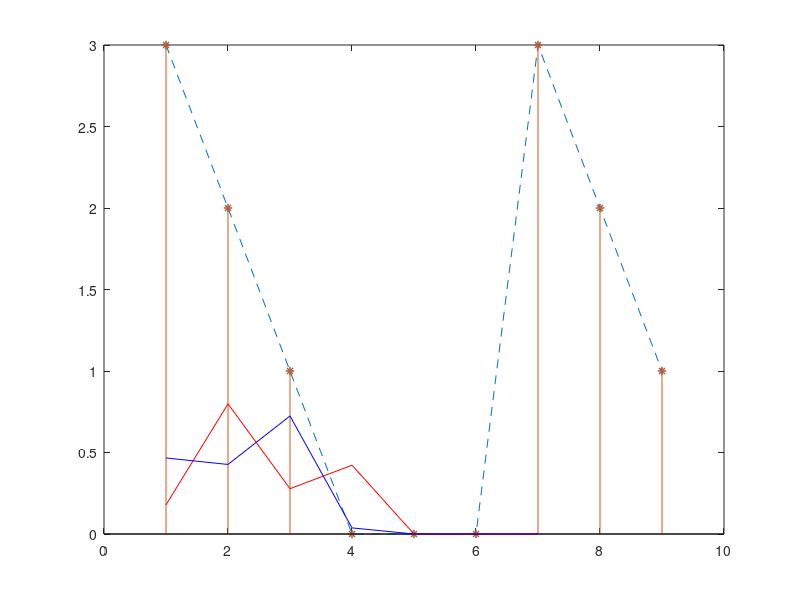
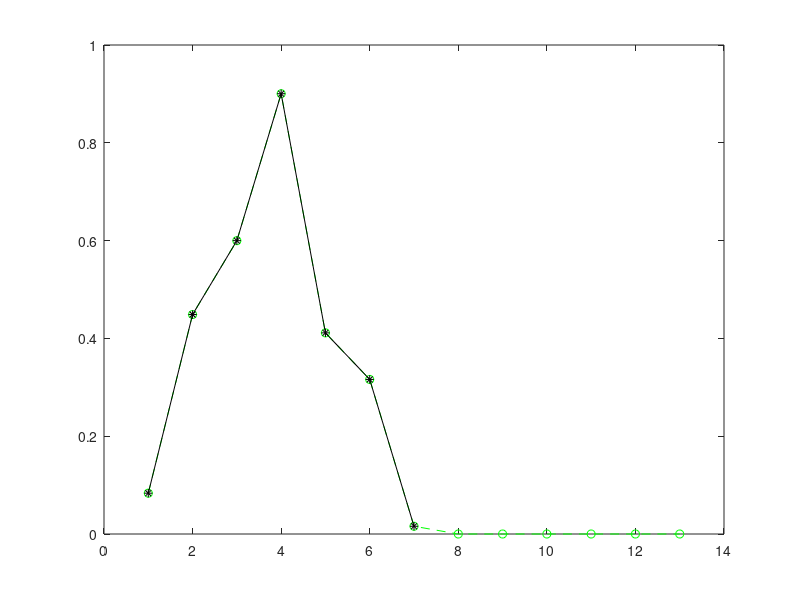

Recreate these plots in MATLAB, in order.
%% impulse response, convolution, fourier

%% clean up

clear variables; close all;
clc; format compact

%% system response

inp = [1 0 0 0 0 0 1];  % input (happens to be an impulse)
%inp = [10 0 2]; % another input 
%inp = [5 9 3]; % gradualy make inp and sys more complicated... 
sys = [3 2 1];  % impulse respose

out=conv(inp,sys)
plot(out,'--*')
hold on
stem(out,'*')

%% convolution <-> multiplication, and inverse
s1=rand(1,4)
s2=rand(1,4)

fs1=fft(s1);
fs2=fft(s2);

m1=conv(s1,s2,'same')
m2=ifft(fs1.*fs2)

% pad
% why? 
%  when signal is aperiodic, its Fourier is continuous.
%  but we can't represent continuous Fourier in matlab
%  we need a discrete version of the fourier.
%  this means we need to sample the Fourier
%  sampling the Fourier (mult. by comb), creates copies of the signal.
%  we don't want the signal copies to overlap, so we pad #

s1p=[s1 zeros(1,length(s2)-1)]
s2p=[s2 zeros(1,length(s1)-1)]

fs1p=fft(s1p); plot(s1p,'r');hold on
fs2p=fft(s2p); plot(s2p,'b')

m3=conv(s1p,s2p)
m4=ifft(fs1p.*fs2p)
%compare m3 and m4, should be equal aside from other 0s
figure; plot(m3,'go--');hold on; plot(m4,'*k-')

%% timing fourier vs. convolution
N=100000;
tic;   a=conv(rand(N,1),rand(N,1));   toc
tic;   ifft(fft(rand(N,1)).*fft(rand(N,1)));  toc

